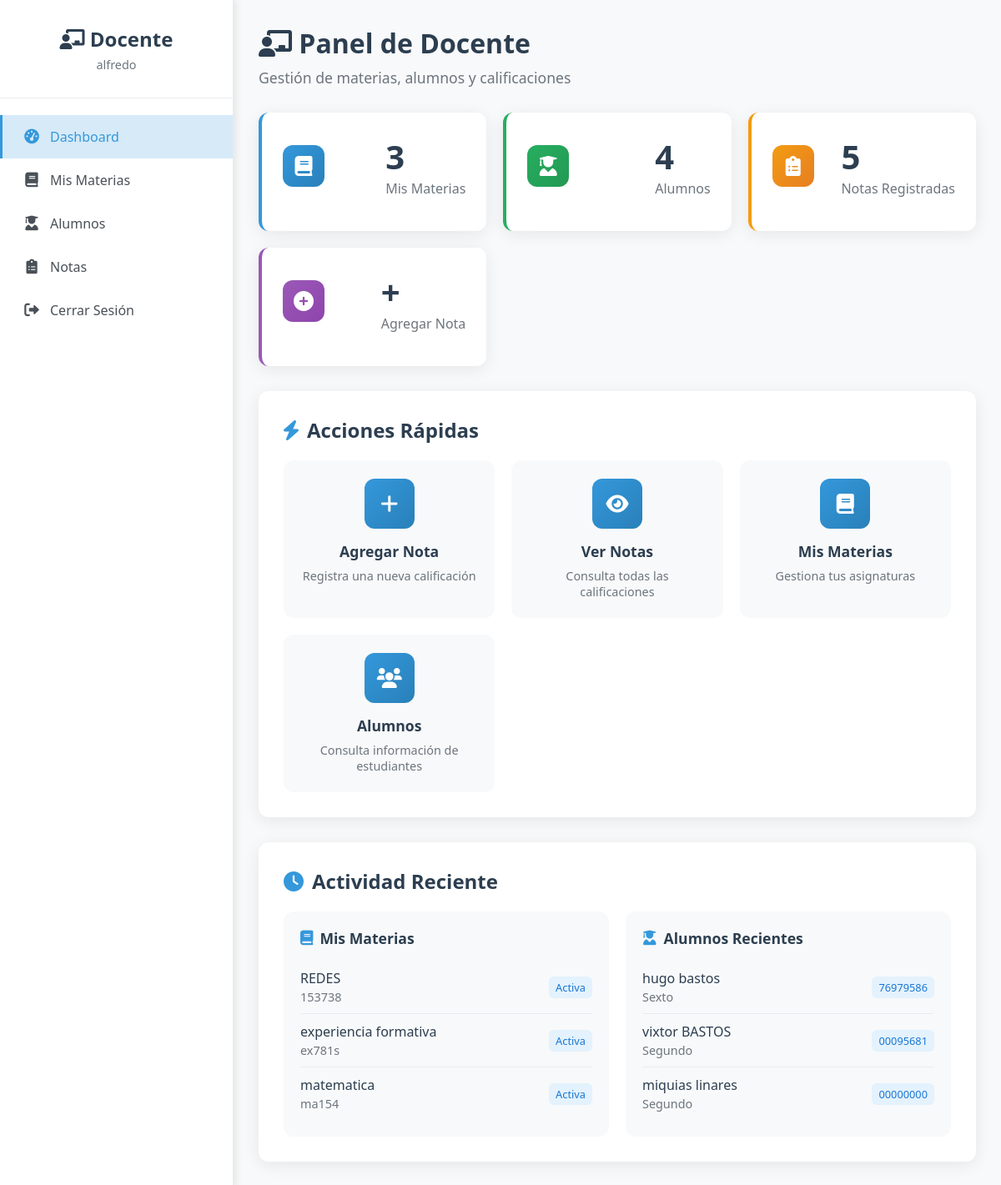
Page /docente/dashboard (signed in) on the committed database.
### app.py (models this page shows)
class Materia(db.Model):
    id = db.Column(db.Integer, primary_key=True)
    nombre = db.Column(db.String(100), nullable=False)
    codigo = db.Column(db.String(20), unique=True, nullable=False)
    docente_id = db.Column(db.Integer, db.ForeignKey('usuario.id'), nullable=False)
    docente = db.relationship('Usuario', backref=db.backref('materias', lazy=True))

class Alumno(db.Model):
    id = db.Column(db.Integer, primary_key=True)
    dni = db.Column(db.String(20), unique=True, nullable=False)
    nombre = db.Column(db.String(100), nullable=False)
    apellido = db.Column(db.String(100), nullable=False)
    email = db.Column(db.String(120))
    telefono = db.Column(db.String(20))
    fecha_nacimiento = db.Column(db.Date)
    ciclo = db.Column(db.String(20), nullable=False)  # primero, segundo, tercero, cuarto, quinto, sexto
    fecha_registro = db.Column(db.DateTime, default=datetime.utcnow)
    usuario_id = db.Column(db.Integer, db.ForeignKey('usuario.id'), nullable=True)  # Relación con Usuario
    usuario = db.relationship('Usuario', backref=db.backref('alumno', uselist=False))

### app.py (the view)
@app.route('/docente/dashboard')
def docente_dashboard():
    if not session.get('user_id') or session.get('tipo') != 'docente':
        return redirect(url_for('login'))
    docente_id = session['user_id']
    materias = Materia.query.filter_by(docente_id=docente_id).all()
    alumnos = Alumno.query.all()
    notas_count = 0
    for materia in materias:
        notas_count += Nota.query.filter_by(materia_id=materia.id).count()
    return render_template('docente/dashboard_moderno.html', materias=materias, alumnos=alumnos, notas_count=notas_count)

### app.py (called while the page is built)
@app.context_processor
def inject_flash_cleanup():
    return dict()

### templates/docente/dashboard_moderno.html (shortened to what this page needs)
<!DOCTYPE html>
<html lang="es">
<head>
    <link href="https://cdnjs.cloudflare.com/ajax/libs/font-awesome/6.0.0/css/all.min.css" rel="stylesheet">
</head>
<body>
    <div class="docente-dashboard">
        <div class="sidebar">
            <div class="sidebar-header">
                <h2><i class="fas fa-chalkboard-teacher"></i> Docente</h2>
                <p>{{ session.nombre if session.nombre else session.username }}</p>
            </div>
            <nav class="sidebar-nav">
                <a href="{{ url_for('docente_dashboard') }}" class="nav-item active">
                    <i class="fas fa-tachometer-alt"></i> Dashboard
                </a>
                <a href="{{ url_for('docente_ver_materias') }}" class="nav-item">
                    <i class="fas fa-book"></i> Mis Materias
                </a>
                <a href="{{ url_for('docente_ver_alumnos') }}" class="nav-item">
                    <i class="fas fa-user-graduate"></i> Alumnos
                </a>
                <a href="{{ url_for('docente_ver_notas') }}" class="nav-item">
                    <i class="fas fa-clipboard-list"></i> Notas
                </a>
                <a href="{{ url_for('logout') }}" class="nav-item">
                    <i class="fas fa-sign-out-alt"></i> Cerrar Sesión
                </a>
            </nav>
        </div>
        <div class="main-content">
            <div class="page-header">
                <h1><i class="fas fa-chalkboard-teacher"></i> Panel de Docente</h1>
                <p>Gestión de materias, alumnos y calificaciones</p>
            </div>
            <div class="stats-grid">
                <div class="stat-card blue" onclick="window.location.href='{{ url_for('docente_ver_materias') }}'">
                    <div class="stat-card-header">
                        <div class="stat-card-icon blue">
                            <i class="fas fa-book"></i>
                        </div>
                        <div>
                            <h3 class="stat-card-number">{{ materias|length }}</h3>
                            <p class="stat-card-label">Mis Materias</p>
                        </div>
                    </div>
                </div>
                <div class="stat-card green" onclick="window.location.href='{{ url_for('docente_ver_alumnos') }}'">
                    <div class="stat-card-header">
                        <div class="stat-card-icon green">
                            <i class="fas fa-user-graduate"></i>
                        </div>
                        <div>
                            <h3 class="stat-card-number">{{ alumnos|length }}</h3>
                            <p class="stat-card-label">Alumnos</p>
                        </div>
                    </div>
                </div>
                <div class="stat-card orange" onclick="window.location.href='{{ url_for('docente_ver_notas') }}'">
                    <div class="stat-card-header">
                        <div class="stat-card-icon orange">
                            <i class="fas fa-clipboard-list"></i>
                        </div>
                        <div>
                            <h3 class="stat-card-number">{{ notas_count if notas_count else 0 }}</h3>
                            <p class="stat-card-label">Notas Registradas</p>
                        </div>
                    </div>
                </div>
                <div class="stat-card purple" onclick="window.location.href='{{ url_for('agregar_nota') }}'">
                    <div class="stat-card-header">
                        <div class="stat-card-icon purple">
                            <i class="fas fa-plus-circle"></i>
                        </div>
                        <div>
                            <h3 class="stat-card-number">+</h3>
                            <p class="stat-card-label">Agregar Nota</p>
                        </div>
                    </div>
                </div>
            </div>
            <div class="quick-actions">
                <h2><i class="fas fa-bolt"></i> Acciones Rápidas</h2>
                <div class="actions-grid">
                    <div class="action-card" onclick="window.location.href='{{ url_for('agregar_nota') }}'">
                        <div class="action-card-icon">
                            <i class="fas fa-plus"></i>
                        </div>
                        <h3>Agregar Nota</h3>
                        <p>Registra una nueva calificación</p>
                    </div>
                    <div class="action-card" onclick="window.location.href='{{ url_for('docente_ver_notas') }}'">
                        <div class="action-card-icon">
                            <i class="fas fa-eye"></i>
                        </div>
                        <h3>Ver Notas</h3>
                        <p>Consulta todas las calificaciones</p>
                    </div>
                    <div class="action-card" onclick="window.location.href='{{ url_for('docente_ver_materias') }}'">
                        <div class="action-card-icon">
                            <i class="fas fa-book"></i>
                        </div>
                        <h3>Mis Materias</h3>
                        <p>Gestiona tus asignaturas</p>
                    </div>
                    <div class="action-card" onclick="window.location.href='{{ url_for('docente_ver_alumnos') }}'">
                        <div class="action-card-icon">
                            <i class="fas fa-users"></i>
                        </div>
                        <h3>Alumnos</h3>
                        <p>Consulta información de estudiantes</p>
                    </div>
                </div>
            </div>
            <div class="recent-section">
                <h2><i class="fas fa-clock"></i> Actividad Reciente</h2>
                <div class="recent-grid">
                    <div class="recent-card">
                        <h3><i class="fas fa-book"></i> Mis Materias</h3>
                        {% if materias %}
                            {% for materia in materias[:3] %}
                            <div class="recent-item">
                                <div class="recent-item-info">
                                    <div class="recent-item-name">{{ materia.nombre }}</div>
                                    <div class="recent-item-detail">{{ materia.codigo }}</div>
                                </div>
                                <span class="recent-item-badge">Activa</span>
                            </div>
                            {% endfor %}
                        {% endif %}
                    </div>
                    <div class="recent-card">
                        <h3><i class="fas fa-user-graduate"></i> Alumnos Recientes</h3>
                        {% if alumnos %}
                            {% for alumno in alumnos[:3] %}
                            <div class="recent-item">
                                <div class="recent-item-info">
                                    <div class="recent-item-name">{{ alumno.nombre }} {{ alumno.apellido }}</div>
                                    <div class="recent-item-detail">{{ alumno.ciclo.title() if alumno.ciclo else 'Sin ciclo' }}</div>
                                </div>
                                <span class="recent-item-badge">{{ alumno.dni }}</span>
                            </div>
                            {% endfor %}
                        {% endif %}
                    </div>
                </div>
            </div>
        </div>
    </div>
</body>
</html>

### rows in the picture
Materia: nombre "REDES", codigo "153738"
Materia: nombre "experiencia formativa", codigo "ex781s"
Materia: nombre "matematica", codigo "ma154"
Alumno: nombre "hugo", apellido "bastos", ciclo "Sexto", dni "76979586"
Alumno: nombre "vixtor", apellido "BASTOS", ciclo "Segundo", dni "00095681"
Alumno: nombre "miquias", apellido "linares", ciclo "Segundo", dni "00000000"

### other values in the picture
{{ session.nombre if session.nombre else session.username }} "alfredo"
{{ materias|length }} "3"
{{ alumnos|length }} "4"
{{ notas_count if notas_count else 0 }} "5"
